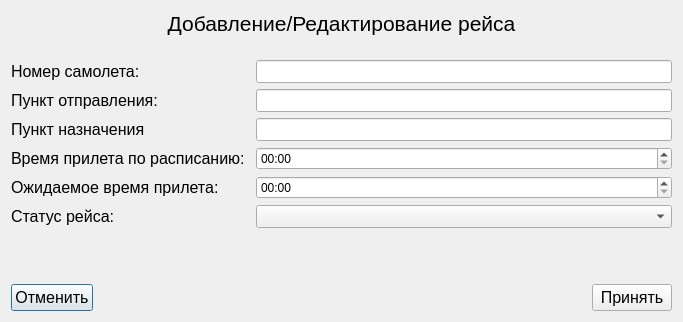
<?xml version="1.0" encoding="UTF-8"?>
<ui version="4.0">
 <class>AddFlight</class>
 <widget class="QDialog" name="AddFlight">
  <property name="geometry">
   <rect>
    <x>0</x>
    <y>0</y>
    <width>683</width>
    <height>322</height>
   </rect>
  </property>
  <property name="windowTitle">
   <string>Dialog</string>
  </property>
  <layout class="QGridLayout" name="gridLayout">
   <item row="3" column="0">
    <layout class="QGridLayout" name="gridLayout_2">
     <item row="4" column="1">
      <widget class="QLineEdit" name="Nazn">
       <property name="font">
        <font>
         <pointsize>10</pointsize>
        </font>
       </property>
      </widget>
     </item>
     <item row="2" column="0">
      <widget class="QLabel" name="label_2">
       <property name="font">
        <font>
         <pointsize>12</pointsize>
        </font>
       </property>
       <property name="text">
        <string>Номер самолета:</string>
       </property>
      </widget>
     </item>
     <item row="3" column="0">
      <widget class="QLabel" name="label_5">
       <property name="font">
        <font>
         <pointsize>12</pointsize>
        </font>
       </property>
       <property name="text">
        <string>Пункт отправления: </string>
       </property>
      </widget>
     </item>
     <item row="4" column="0">
      <widget class="QLabel" name="label_6">
       <property name="font">
        <font>
         <pointsize>12</pointsize>
        </font>
       </property>
       <property name="text">
        <string>Пункт назначения</string>
       </property>
      </widget>
     </item>
     <item row="7" column="1">
      <widget class="QTimeEdit" name="time_2">
       <property name="cursor">
        <cursorShape>IBeamCursor</cursorShape>
       </property>
       <property name="displayFormat">
        <string>HH:mm</string>
       </property>
       <property name="calendarPopup">
        <bool>false</bool>
       </property>
       <property name="currentSectionIndex">
        <number>0</number>
       </property>
       <property name="timeSpec">
        <enum>Qt::LocalTime</enum>
       </property>
      </widget>
     </item>
     <item row="2" column="1">
      <widget class="QLineEdit" name="Number">
       <property name="font">
        <font>
         <pointsize>10</pointsize>
        </font>
       </property>
      </widget>
     </item>
     <item row="11" column="0">
      <widget class="QLabel" name="label_8">
       <property name="font">
        <font>
         <pointsize>12</pointsize>
        </font>
       </property>
       <property name="text">
        <string>Статус рейса: </string>
       </property>
      </widget>
     </item>
     <item row="7" column="0">
      <widget class="QLabel" name="label_4">
       <property name="font">
        <font>
         <pointsize>12</pointsize>
        </font>
       </property>
       <property name="text">
        <string>Ожидаемое время прилета: </string>
       </property>
      </widget>
     </item>
     <item row="3" column="1">
      <widget class="QLineEdit" name="Otpr">
       <property name="font">
        <font>
         <pointsize>10</pointsize>
        </font>
       </property>
      </widget>
     </item>
     <item row="6" column="0">
      <widget class="QLabel" name="label_3">
       <property name="font">
        <font>
         <pointsize>12</pointsize>
        </font>
       </property>
       <property name="text">
        <string>Время прилета по расписанию: </string>
       </property>
      </widget>
     </item>
     <item row="6" column="1">
      <widget class="QTimeEdit" name="time_1">
       <property name="cursor">
        <cursorShape>IBeamCursor</cursorShape>
       </property>
       <property name="displayFormat">
        <string>HH:mm</string>
       </property>
      </widget>
     </item>
     <item row="11" column="1">
      <widget class="QComboBox" name="Status_box">
       <property name="font">
        <font>
         <pointsize>10</pointsize>
        </font>
       </property>
       <property name="cursor">
        <cursorShape>PointingHandCursor</cursorShape>
       </property>
       <item>
        <property name="text">
         <string/>
        </property>
       </item>
       <item>
        <property name="text">
         <string>Отложен</string>
        </property>
       </item>
       <item>
        <property name="text">
         <string>Вылетел</string>
        </property>
       </item>
       <item>
        <property name="text">
         <string>Прибыл</string>
        </property>
       </item>
      </widget>
     </item>
    </layout>
   </item>
   <item row="6" column="0">
    <layout class="QHBoxLayout" name="horizontalLayout">
     <item>
      <widget class="QPushButton" name="cancel">
       <property name="font">
        <font>
         <pointsize>12</pointsize>
        </font>
       </property>
       <property name="cursor">
        <cursorShape>PointingHandCursor</cursorShape>
       </property>
       <property name="text">
        <string>Отменить</string>
       </property>
      </widget>
     </item>
     <item>
      <spacer name="horizontalSpacer">
       <property name="orientation">
        <enum>Qt::Horizontal</enum>
       </property>
       <property name="sizeHint" stdset="0">
        <size>
         <width>40</width>
         <height>20</height>
        </size>
       </property>
      </spacer>
     </item>
     <item>
      <widget class="QPushButton" name="accept">
       <property name="font">
        <font>
         <pointsize>12</pointsize>
        </font>
       </property>
       <property name="cursor">
        <cursorShape>PointingHandCursor</cursorShape>
       </property>
       <property name="text">
        <string>Принять</string>
       </property>
      </widget>
     </item>
    </layout>
   </item>
   <item row="5" column="0">
    <widget class="QLabel" name="error">
     <property name="minimumSize">
      <size>
       <width>0</width>
       <height>25</height>
      </size>
     </property>
     <property name="maximumSize">
      <size>
       <width>16777215</width>
       <height>25</height>
      </size>
     </property>
     <property name="cursor">
      <cursorShape>ForbiddenCursor</cursorShape>
     </property>
     <property name="styleSheet">
      <string notr="true">QLabel { color: rgb(200, 0, 0); } </string>
     </property>
     <property name="text">
      <string/>
     </property>
     <property name="alignment">
      <set>Qt::AlignCenter</set>
     </property>
    </widget>
   </item>
   <item row="1" column="0">
    <widget class="QLabel" name="label_7">
     <property name="font">
      <font>
       <pointsize>16</pointsize>
      </font>
     </property>
     <property name="text">
      <string>Добавление/Редактирование рейса</string>
     </property>
     <property name="alignment">
      <set>Qt::AlignCenter</set>
     </property>
    </widget>
   </item>
   <item row="4" column="0">
    <spacer name="verticalSpacer">
     <property name="orientation">
      <enum>Qt::Vertical</enum>
     </property>
     <property name="sizeHint" stdset="0">
      <size>
       <width>20</width>
       <height>40</height>
      </size>
     </property>
    </spacer>
   </item>
   <item row="2" column="0">
    <spacer name="verticalSpacer_2">
     <property name="orientation">
      <enum>Qt::Vertical</enum>
     </property>
     <property name="sizeHint" stdset="0">
      <size>
       <width>20</width>
       <height>40</height>
      </size>
     </property>
    </spacer>
   </item>
  </layout>
 </widget>
 <resources/>
 <connections>
  <connection>
   <sender>accept</sender>
   <signal>clicked()</signal>
   <receiver>AddFlight</receiver>
   <slot>accept()</slot>
   <hints>
    <hint type="sourcelabel">
     <x>635</x>
     <y>298</y>
    </hint>
    <hint type="destinationlabel">
     <x>341</x>
     <y>160</y>
    </hint>
   </hints>
  </connection>
  <connection>
   <sender>cancel</sender>
   <signal>clicked()</signal>
   <receiver>AddFlight</receiver>
   <slot>reject()</slot>
   <hints>
    <hint type="sourcelabel">
     <x>49</x>
     <y>298</y>
    </hint>
    <hint type="destinationlabel">
     <x>341</x>
     <y>160</y>
    </hint>
   </hints>
  </connection>
 </connections>
</ui>
